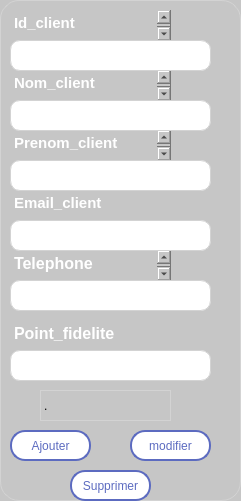
          <widget class="QFrame" name="frame_6">
           <property name="geometry">
            <rect>
             <x>270</x>
             <y>110</y>
             <width>241</width>
             <height>501</height>
            </rect>
           </property>
           <property name="styleSheet">
            <string notr="true">background-color:  #c6c6c6; /* Change to your desired color */
border: 1px solid lightgray; /* Optional: Change the border color */
border-radius: 19px; /* Change the value for more or less rounding */


</string>
           </property>
           <property name="frameShape">
            <enum>QFrame::Shape::StyledPanel</enum>
           </property>
           <property name="frameShadow">
            <enum>QFrame::Shadow::Raised</enum>
           </property>
           <widget class="QTextEdit" name="textEdit_14">
            <property name="geometry">
             <rect>
              <x>10</x>
              <y>10</y>
              <width>161</width>
              <height>31</height>
             </rect>
            </property>
            <property name="styleSheet">
             <string notr="true">QTextEdit {
    border: none;                    /* Remove border */
    background: transparent;         /* Make background transparent */
    padding: 0;                      /* No padding */
    margin: 0;                       /* No margin */
    color: white;                    /* Text color */
    font-weight: white;               /* Bold text */
    font-size: 20px;                 /* Font size 20 */
    qproperty-verticalScrollBarPolicy: ScrollBarAlwaysOff; /* Hide vertical scrollbar */
    qproperty-horizontalScrollBarPolicy: ScrollBarAlwaysOff; /* Hide horizontal scrollbar */
}
</string>
            </property>
            <property name="html">
             <string>&lt;!DOCTYPE HTML PUBLIC &quot;-//W3C//DTD HTML 4.0//EN&quot; &quot;http://www.w3.org/TR/REC-html40/strict.dtd&quot;&gt;
&lt;html&gt;&lt;head&gt;&lt;meta name=&quot;qrichtext&quot; content=&quot;1&quot; /&gt;&lt;meta charset=&quot;utf-8&quot; /&gt;&lt;style type=&quot;text/css&quot;&gt;
p, li { white-space: pre-wrap; }
hr { height: 1px; border-width: 0; }
li.unchecked::marker { content: &quot;\2610&quot;; }
li.checked::marker { content: &quot;\2612&quot;; }
&lt;/style&gt;&lt;/head&gt;&lt;body style=&quot; font-family:'Segoe UI'; font-size:20px; font-weight:400; font-style:normal;&quot;&gt;
&lt;p style=&quot; margin-top:0px; margin-bottom:0px; margin-left:0px; margin-right:0px; -qt-block-indent:0; text-indent:0px;&quot;&gt;&lt;span style=&quot; font-size:11pt; font-weight:700;&quot;&gt;Id_client&lt;/span&gt;&lt;/p&gt;
&lt;p style=&quot;-qt-paragraph-type:empty; margin-top:0px; margin-bottom:0px; margin-left:0px; margin-right:0px; -qt-block-indent:0; text-indent:0px; font-size:11pt; font-weight:700;&quot;&gt;&lt;br /&gt;&lt;/p&gt;&lt;/body&gt;&lt;/html&gt;</string>
            </property>
           </widget>
           <widget class="QTextEdit" name="textEdit_18">
            <property name="geometry">
             <rect>
              <x>10</x>
              <y>130</y>
              <width>161</width>
              <height>31</height>
             </rect>
            </property>
            <property name="styleSheet">
             <string notr="true">QTextEdit {
    border: none;                    /* Remove border */
    background: transparent;         /* Make background transparent */
    padding: 0;                      /* No padding */
    margin: 0;                       /* No margin */
    color: white;                    /* Text color */
    font-weight: white;               /* Bold text */
    font-size: 20px;                 /* Font size 20 */
    qproperty-verticalScrollBarPolicy: ScrollBarAlwaysOff; /* Hide vertical scrollbar */
    qproperty-horizontalScrollBarPolicy: ScrollBarAlwaysOff; /* Hide horizontal scrollbar */
}
</string>
            </property>
            <property name="html">
             <string>&lt;!DOCTYPE HTML PUBLIC &quot;-//W3C//DTD HTML 4.0//EN&quot; &quot;http://www.w3.org/TR/REC-html40/strict.dtd&quot;&gt;
&lt;html&gt;&lt;head&gt;&lt;meta name=&quot;qrichtext&quot; content=&quot;1&quot; /&gt;&lt;meta charset=&quot;utf-8&quot; /&gt;&lt;style type=&quot;text/css&quot;&gt;
p, li { white-space: pre-wrap; }
hr { height: 1px; border-width: 0; }
li.unchecked::marker { content: &quot;\2610&quot;; }
li.checked::marker { content: &quot;\2612&quot;; }
&lt;/style&gt;&lt;/head&gt;&lt;body style=&quot; font-family:'Segoe UI'; font-size:20px; font-weight:400; font-style:normal;&quot;&gt;
&lt;p style=&quot; margin-top:0px; margin-bottom:0px; margin-left:0px; margin-right:0px; -qt-block-indent:0; text-indent:0px;&quot;&gt;&lt;span style=&quot; font-size:11pt; font-weight:700;&quot;&gt;Prenom_client&lt;/span&gt;&lt;/p&gt;
&lt;p style=&quot;-qt-paragraph-type:empty; margin-top:0px; margin-bottom:0px; margin-left:0px; margin-right:0px; -qt-block-indent:0; text-indent:0px; font-size:11pt; font-weight:700;&quot;&gt;&lt;br /&gt;&lt;/p&gt;
&lt;p style=&quot;-qt-paragraph-type:empty; margin-top:0px; margin-bottom:0px; margin-left:0px; margin-right:0px; -qt-block-indent:0; text-indent:0px; font-size:11pt; font-weight:700;&quot;&gt;&lt;br /&gt;&lt;/p&gt;&lt;/body&gt;&lt;/html&gt;</string>
            </property>
           </widget>
           <widget class="QTextEdit" name="textEdit_19">
            <property name="geometry">
             <rect>
              <x>10</x>
              <y>70</y>
              <width>161</width>
              <height>31</height>
             </rect>
            </property>
            <property name="styleSheet">
             <string notr="true">QTextEdit {
    border: none;                    /* Remove border */
    background: transparent;         /* Make background transparent */
    padding: 0;                      /* No padding */
    margin: 0;                       /* No margin */
    color: white;                    /* Text color */
    font-weight: white;               /* Bold text */
    font-size: 20px;                 /* Font size 20 */
    qproperty-verticalScrollBarPolicy: ScrollBarAlwaysOff; /* Hide vertical scrollbar */
    qproperty-horizontalScrollBarPolicy: ScrollBarAlwaysOff; /* Hide horizontal scrollbar */
}
</string>
            </property>
            <property name="html">
             <string>&lt;!DOCTYPE HTML PUBLIC &quot;-//W3C//DTD HTML 4.0//EN&quot; &quot;http://www.w3.org/TR/REC-html40/strict.dtd&quot;&gt;
&lt;html&gt;&lt;head&gt;&lt;meta name=&quot;qrichtext&quot; content=&quot;1&quot; /&gt;&lt;meta charset=&quot;utf-8&quot; /&gt;&lt;style type=&quot;text/css&quot;&gt;
p, li { white-space: pre-wrap; }
hr { height: 1px; border-width: 0; }
li.unchecked::marker { content: &quot;\2610&quot;; }
li.checked::marker { content: &quot;\2612&quot;; }
&lt;/style&gt;&lt;/head&gt;&lt;body style=&quot; font-family:'Segoe UI'; font-size:20px; font-weight:400; font-style:normal;&quot;&gt;
&lt;p style=&quot; margin-top:0px; margin-bottom:0px; margin-left:0px; margin-right:0px; -qt-block-indent:0; text-indent:0px;&quot;&gt;&lt;span style=&quot; font-size:11pt; font-weight:700;&quot;&gt;Nom_client&lt;/span&gt;&lt;/p&gt;
&lt;p style=&quot;-qt-paragraph-type:empty; margin-top:0px; margin-bottom:0px; margin-left:0px; margin-right:0px; -qt-block-indent:0; text-indent:0px; font-size:11pt; font-weight:700;&quot;&gt;&lt;br /&gt;&lt;/p&gt;&lt;/body&gt;&lt;/html&gt;</string>
            </property>
           </widget>
           <widget class="QTextEdit" name="textEdit_20">
            <property name="geometry">
             <rect>
              <x>10</x>
              <y>190</y>
              <width>161</width>
              <height>31</height>
             </rect>
            </property>
            <property name="styleSheet">
             <string notr="true">QTextEdit {
    border: none;                    /* Remove border */
    background: transparent;         /* Make background transparent */
    padding: 0;                      /* No padding */
    margin: 0;                       /* No margin */
    color: white;                    /* Text color */
    font-weight: white;               /* Bold text */
    font-size: 20px;                 /* Font size 20 */
    qproperty-verticalScrollBarPolicy: ScrollBarAlwaysOff; /* Hide vertical scrollbar */
    qproperty-horizontalScrollBarPolicy: ScrollBarAlwaysOff; /* Hide horizontal scrollbar */
}
</string>
            </property>
            <property name="html">
             <string>&lt;!DOCTYPE HTML PUBLIC &quot;-//W3C//DTD HTML 4.0//EN&quot; &quot;http://www.w3.org/TR/REC-html40/strict.dtd&quot;&gt;
&lt;html&gt;&lt;head&gt;&lt;meta name=&quot;qrichtext&quot; content=&quot;1&quot; /&gt;&lt;meta charset=&quot;utf-8&quot; /&gt;&lt;style type=&quot;text/css&quot;&gt;
p, li { white-space: pre-wrap; }
hr { height: 1px; border-width: 0; }
li.unchecked::marker { content: &quot;\2610&quot;; }
li.checked::marker { content: &quot;\2612&quot;; }
&lt;/style&gt;&lt;/head&gt;&lt;body style=&quot; font-family:'Segoe UI'; font-size:20px; font-weight:400; font-style:normal;&quot;&gt;
&lt;p style=&quot; margin-top:0px; margin-bottom:0px; margin-left:0px; margin-right:0px; -qt-block-indent:0; text-indent:0px;&quot;&gt;&lt;span style=&quot; font-size:11pt; font-weight:700;&quot;&gt;Email_client&lt;/span&gt;&lt;/p&gt;&lt;/body&gt;&lt;/html&gt;</string>
            </property>
           </widget>
           <widget class="QTextEdit" name="textEdit_25">
            <property name="geometry">
             <rect>
              <x>10</x>
              <y>250</y>
              <width>161</width>
              <height>31</height>
             </rect>
            </property>
            <property name="styleSheet">
             <string notr="true">QTextEdit {
    border: none;                    /* Remove border */
    background: transparent;         /* Make background transparent */
    padding: 0;                      /* No padding */
    margin: 0;                       /* No margin */
    color: white;                    /* Text color */
    font-weight: white;               /* Bold text */
    font-size: 20px;                 /* Font size 20 */
    qproperty-verticalScrollBarPolicy: ScrollBarAlwaysOff; /* Hide vertical scrollbar */
    qproperty-horizontalScrollBarPolicy: ScrollBarAlwaysOff; /* Hide horizontal scrollbar */
}
</string>
            </property>
            <property name="html">
             <string>&lt;!DOCTYPE HTML PUBLIC &quot;-//W3C//DTD HTML 4.0//EN&quot; &quot;http://www.w3.org/TR/REC-html40/strict.dtd&quot;&gt;
&lt;html&gt;&lt;head&gt;&lt;meta name=&quot;qrichtext&quot; content=&quot;1&quot; /&gt;&lt;meta charset=&quot;utf-8&quot; /&gt;&lt;style type=&quot;text/css&quot;&gt;
p, li { white-space: pre-wrap; }
hr { height: 1px; border-width: 0; }
li.unchecked::marker { content: &quot;\2610&quot;; }
li.checked::marker { content: &quot;\2612&quot;; }
&lt;/style&gt;&lt;/head&gt;&lt;body style=&quot; font-family:'Segoe UI'; font-size:20px; font-weight:400; font-style:normal;&quot;&gt;
&lt;p style=&quot; margin-top:0px; margin-bottom:0px; margin-left:0px; margin-right:0px; -qt-block-indent:0; text-indent:0px;&quot;&gt;&lt;span style=&quot; font-size:12pt; font-weight:700;&quot;&gt;Telephone&lt;/span&gt;&lt;/p&gt;
&lt;p style=&quot;-qt-paragraph-type:empty; margin-top:0px; margin-bottom:0px; margin-left:0px; margin-right:0px; -qt-block-indent:0; text-indent:0px; font-size:12pt; font-weight:700;&quot;&gt;&lt;br /&gt;&lt;/p&gt;&lt;/body&gt;&lt;/html&gt;</string>
            </property>
           </widget>
           <widget class="QWidget" name="widget_36" native="true">
            <property name="geometry">
             <rect>
              <x>10</x>
              <y>220</y>
              <width>201</width>
              <height>31</height>
             </rect>
            </property>
            <property name="styleSheet">
             <string notr="true">background-color: white; /* Change to your desired color */
border: 1px solid lightgray; /* Optional: Change the border color */
border-radius: 10px; /* Change the value for more or less rounding */

</string>
            </property>
            <widget class="QLineEdit" name="lineEditEmail_2">
             <property name="geometry">
              <rect>
               <x>0</x>
               <y>0</y>
               <width>201</width>
               <height>31</height>
              </rect>
             </property>
            </widget>
           </widget>
           <widget class="QWidget" name="widget_37" native="true">
            <property name="geometry">
             <rect>
              <x>10</x>
              <y>160</y>
              <width>201</width>
              <height>31</height>
             </rect>
            </property>
            <property name="styleSheet">
             <string notr="true">background-color: white; /* Change to your desired color */
border: 1px solid lightgray; /* Optional: Change the border color */
border-radius: 10px; /* Change the value for more or less rounding */

</string>
            </property>
            <widget class="QLineEdit" name="lineEditPrenom_2">
             <property name="geometry">
              <rect>
               <x>0</x>
               <y>0</y>
               <width>201</width>
               <height>31</height>
              </rect>
             </property>
            </widget>
           </widget>
           <widget class="QWidget" name="widget_38" native="true">
            <property name="geometry">
             <rect>
              <x>10</x>
              <y>40</y>
              <width>201</width>
              <height>31</height>
             </rect>
            </property>
            <property name="styleSheet">
             <string notr="true">background-color: white; /* Change to your desired color */
border: 1px solid lightgray; /* Optional: Change the border color */
border-radius: 10px; /* Change the value for more or less rounding */

</string>
            </property>
            <widget class="QLineEdit" name="lineEditID_2">
             <property name="geometry">
              <rect>
               <x>0</x>
               <y>0</y>
               <width>201</width>
               <height>31</height>
              </rect>
             </property>
            </widget>
           </widget>
           <widget class="QWidget" name="widget_39" native="true">
            <property name="geometry">
             <rect>
              <x>10</x>
              <y>100</y>
              <width>201</width>
              <height>31</height>
             </rect>
            </property>
            <property name="styleSheet">
             <string notr="true">background-color: white; /* Change to your desired color */
border: 1px solid lightgray; /* Optional: Change the border color */
border-radius: 10px; /* Change the value for more or less rounding */

</string>
            </property>
            <widget class="QLineEdit" name="lineEditNom_2">
             <property name="geometry">
              <rect>
               <x>0</x>
               <y>0</y>
               <width>201</width>
               <height>31</height>
              </rect>
             </property>
            </widget>
           </widget>
           <widget class="QWidget" name="widget_40" native="true">
            <property name="geometry">
             <rect>
              <x>10</x>
              <y>280</y>
              <width>201</width>
              <height>31</height>
             </rect>
            </property>
            <property name="styleSheet">
             <string notr="true">background-color: white; /* Change to your desired color */
border: 1px solid lightgray; /* Optional: Change the border color */
border-radius: 10px; /* Change the value for more or less rounding */

</string>
            </property>
            <widget class="QLineEdit" name="lineEditTelephone_2">
             <property name="geometry">
              <rect>
               <x>0</x>
               <y>0</y>
               <width>201</width>
               <height>31</height>
              </rect>
             </property>
            </widget>
           </widget>
           <widget class="QWidget" name="widget_41" native="true">
            <property name="geometry">
             <rect>
              <x>10</x>
              <y>350</y>
              <width>201</width>
              <height>31</height>
             </rect>
            </property>
            <property name="styleSheet">
             <string notr="true">background-color: white; /* Change to your desired color */
border: 1px solid lightgray; /* Optional: Change the border color */
border-radius: 10px; /* Change the value for more or less rounding */

</string>
            </property>
            <widget class="QLineEdit" name="lineEditPointFidelite_2">
             <property name="geometry">
              <rect>
               <x>0</x>
               <y>0</y>
               <width>201</width>
               <height>31</height>
              </rect>
             </property>
            </widget>
           </widget>
           <widget class="QPushButton" name="btnAjouter_2">
            <property name="geometry">
             <rect>
              <x>10</x>
              <y>430</y>
              <width>81</width>
              <height>31</height>
             </rect>
            </property>
            <property name="styleSheet">
             <string notr="true">QPushButton {
    border: 2px solid #5C6BC0; /* Bordure bleue */
    background-color: white; /* Couleur de fond blanche */
    color: #5C6BC0; /* Couleur du texte bleue */
    border-radius: 15px; /* Rend le bouton rond, ajusté pour petite taille */
    padding: 5px; /* Espace intérieur réduit */
    min-width: 15px; /* Largeur minimum */
    min-height: 15px; /* Hauteur minimum */
}

QPushButton:hover {
    background-color: #F0F0F0; /* Couleur de fond plus claire au survol */
}

QPushButton:pressed {
    background-color: #E0E0E0; /* Couleur de fond plus foncée lorsque pressé */
}
</string>
            </property>
            <property name="text">
             <string>Ajouter</string>
            </property>
           </widget>
           <widget class="QPushButton" name="btnModifier_2">
            <property name="geometry">
             <rect>
              <x>130</x>
              <y>430</y>
              <width>81</width>
              <height>31</height>
             </rect>
            </property>
            <property name="styleSheet">
             <string notr="true">QPushButton {
    border: 2px solid #5C6BC0; /* Bordure bleue */
    background-color: white; /* Couleur de fond blanche */
    color: #5C6BC0; /* Couleur du texte bleue */
    border-radius: 15px; /* Rend le bouton rond, ajusté pour petite taille */
    padding: 5px; /* Espace intérieur réduit */
    min-width: 15px; /* Largeur minimum */
    min-height: 15px; /* Hauteur minimum */
}

QPushButton:hover {
    background-color: #F0F0F0; /* Couleur de fond plus claire au survol */
}

QPushButton:pressed {
    background-color: #E0E0E0; /* Couleur de fond plus foncée lorsque pressé */
}
</string>
            </property>
            <property name="text">
             <string>modifier</string>
            </property>
           </widget>
           <widget class="QTextEdit" name="textEdit_28">
            <property name="geometry">
             <rect>
              <x>10</x>
              <y>320</y>
              <width>191</width>
              <height>31</height>
             </rect>
            </property>
            <property name="styleSheet">
             <string notr="true">QTextEdit {
    border: none;                    /* Remove border */
    background: transparent;         /* Make background transparent */
    padding: 0;                      /* No padding */
    margin: 0;                       /* No margin */
    color: white;                    /* Text color */
    font-weight: white;               /* Bold text */
    font-size: 20px;                 /* Font size 20 */
    qproperty-verticalScrollBarPolicy: ScrollBarAlwaysOff; /* Hide vertical scrollbar */
    qproperty-horizontalScrollBarPolicy: ScrollBarAlwaysOff; /* Hide horizontal scrollbar */
}
</string>
            </property>
            <property name="html">
             <string>&lt;!DOCTYPE HTML PUBLIC &quot;-//W3C//DTD HTML 4.0//EN&quot; &quot;http://www.w3.org/TR/REC-html40/strict.dtd&quot;&gt;
&lt;html&gt;&lt;head&gt;&lt;meta name=&quot;qrichtext&quot; content=&quot;1&quot; /&gt;&lt;meta charset=&quot;utf-8&quot; /&gt;&lt;style type=&quot;text/css&quot;&gt;
p, li { white-space: pre-wrap; }
hr { height: 1px; border-width: 0; }
li.unchecked::marker { content: &quot;\2610&quot;; }
li.checked::marker { content: &quot;\2612&quot;; }
&lt;/style&gt;&lt;/head&gt;&lt;body style=&quot; font-family:'Segoe UI'; font-size:20px; font-weight:400; font-style:normal;&quot;&gt;
&lt;p style=&quot; margin-top:0px; margin-bottom:0px; margin-left:0px; margin-right:0px; -qt-block-indent:0; text-indent:0px;&quot;&gt;&lt;span style=&quot; font-size:12pt; font-weight:700;&quot;&gt;Point_fidelite&lt;/span&gt;&lt;/p&gt;&lt;/body&gt;&lt;/html&gt;</string>
            </property>
           </widget>
           <widget class="QPushButton" name="btnSupprimer_2">
            <property name="geometry">
             <rect>
              <x>70</x>
              <y>470</y>
              <width>81</width>
              <height>31</height>
             </rect>
            </property>
            <property name="styleSheet">
             <string notr="true">QPushButton {
    border: 2px solid #5C6BC0; /* Bordure bleue */
    background-color: white; /* Couleur de fond blanche */
    color: #5C6BC0; /* Couleur du texte bleue */
    border-radius: 15px; /* Rend le bouton rond, ajusté pour petite taille */
    padding: 5px; /* Espace intérieur réduit */
    min-width: 15px; /* Largeur minimum */
    min-height: 15px; /* Hauteur minimum */
}

QPushButton:hover {
    background-color: #F0F0F0; /* Couleur de fond plus claire au survol */
}

QPushButton:pressed {
    background-color: #E0E0E0; /* Couleur de fond plus foncée lorsque pressé */
}
</string>
            </property>
            <property name="text">
             <string>Supprimer</string>
            </property>
           </widget>
           <widget class="QLabel" name="labelEtoiles_2">
            <property name="geometry">
             <rect>
              <x>40</x>
              <y>390</y>
              <width>131</width>
              <height>31</height>
             </rect>
            </property>
            <property name="text">
             <string>.</string>
            </property>
           </widget>
          </widget>
